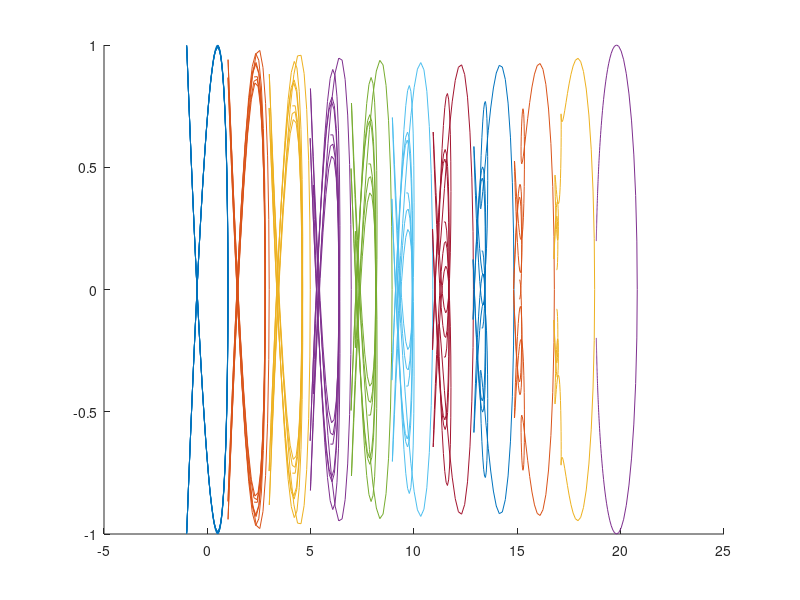
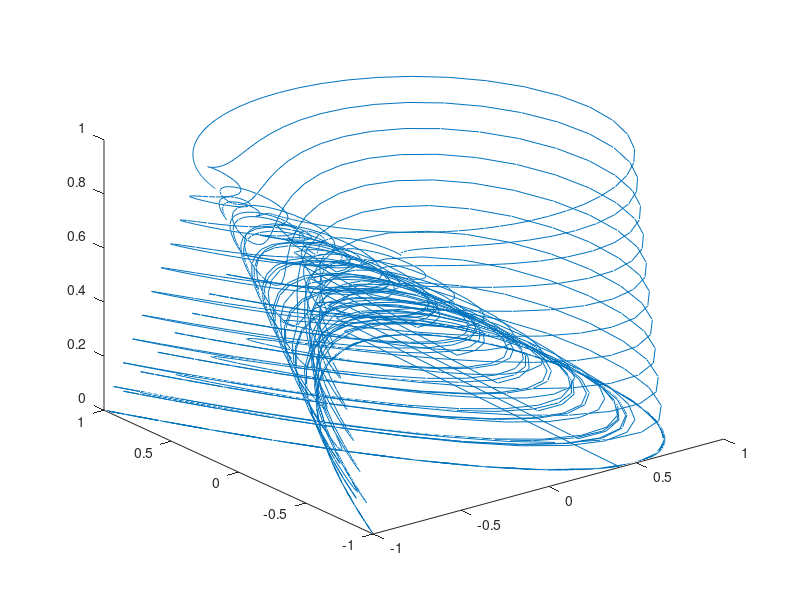

These charts were generated, in order, by the following MATLAB code:
close all; clear all; clc;

M = 10;
t = -M:0.1:M;
l = length(t);
A = [(1-t.^2)./(1+t.^2); (2*t)./(1+t.^2)];
B = [cos(2*t);sin(3*t)];
%B = squarePAra
F = 1;
i =0;
figure();hold on;
for a=0:0.1:1
    M = ones(2,l);
    for k = 1:length(t)
        M(:,k) = a*A(:,k) + (1-a)* B(:,k);
    end
    d = max(M(1,:)) - min(M(1,:));
    plot(M(1,:) + d*i, M(2,:));
    M = [M; a*ones(1,l)];
%    plot3(M(1,:),M(2,:),M(3,:));
    if(F == 1)
        F = M;
    else
        F = [F, M];
    end
    i = i+1;
end

figure();
plot3(F(1,:),F(2,:),F(3,:));
